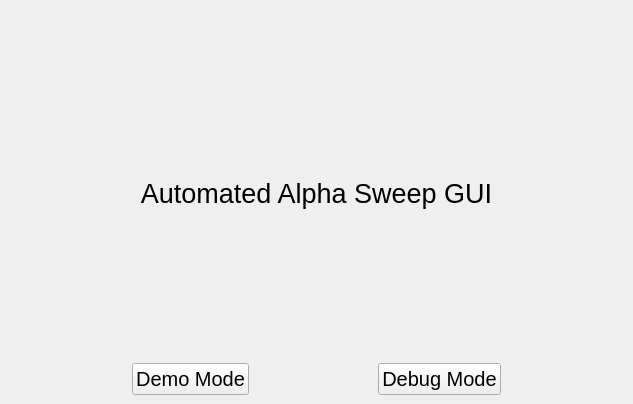
<?xml version="1.0" encoding="UTF-8"?>
<ui version="4.0">
 <class>ChooserWindowDesign</class>
 <widget class="QMainWindow" name="ChooserWindowDesign">
  <property name="geometry">
   <rect>
    <x>0</x>
    <y>0</y>
    <width>633</width>
    <height>404</height>
   </rect>
  </property>
  <property name="windowTitle">
   <string>Alpha Sweep</string>
  </property>
  <property name="windowIcon">
   <iconset resource="../resources/images.qrc">
    <normaloff>:/images/icon.png</normaloff>:/images/icon.png</iconset>
  </property>
  <property name="locale">
   <locale language="English" country="Australia"/>
  </property>
  <widget class="QWidget" name="centralwidget">
   <layout class="QHBoxLayout">
    <item>
     <layout class="QVBoxLayout" name="verticalLayout_2">
      <property name="leftMargin">
       <number>0</number>
      </property>
      <property name="topMargin">
       <number>20</number>
      </property>
      <item>
       <widget class="QLabel" name="label">
        <property name="font">
         <font>
          <pointsize>20</pointsize>
         </font>
        </property>
        <property name="text">
         <string>Automated Alpha Sweep GUI</string>
        </property>
        <property name="alignment">
         <set>Qt::AlignCenter</set>
        </property>
       </widget>
      </item>
      <item>
       <layout class="QHBoxLayout" name="horizontalLayout">
        <item>
         <spacer name="horizontalSpacer">
          <property name="orientation">
           <enum>Qt::Horizontal</enum>
          </property>
          <property name="sizeHint" stdset="0">
           <size>
            <width>40</width>
            <height>20</height>
           </size>
          </property>
         </spacer>
        </item>
        <item>
         <widget class="QPushButton" name="demoButton">
          <property name="font">
           <font>
            <pointsize>15</pointsize>
           </font>
          </property>
          <property name="text">
           <string>Demo Mode</string>
          </property>
         </widget>
        </item>
        <item>
         <spacer name="horizontalSpacer_2">
          <property name="orientation">
           <enum>Qt::Horizontal</enum>
          </property>
          <property name="sizeHint" stdset="0">
           <size>
            <width>40</width>
            <height>20</height>
           </size>
          </property>
         </spacer>
        </item>
        <item>
         <widget class="QPushButton" name="debugButton">
          <property name="font">
           <font>
            <pointsize>15</pointsize>
           </font>
          </property>
          <property name="text">
           <string>Debug Mode</string>
          </property>
         </widget>
        </item>
        <item>
         <spacer name="horizontalSpacer_3">
          <property name="orientation">
           <enum>Qt::Horizontal</enum>
          </property>
          <property name="sizeHint" stdset="0">
           <size>
            <width>40</width>
            <height>20</height>
           </size>
          </property>
         </spacer>
        </item>
       </layout>
      </item>
     </layout>
    </item>
   </layout>
  </widget>
  <action name="action_Quit">
   <property name="text">
    <string>&amp;Quit</string>
   </property>
   <property name="shortcut">
    <string>Ctrl+Q</string>
   </property>
   <property name="shortcutContext">
    <enum>Qt::ApplicationShortcut</enum>
   </property>
  </action>
  <action name="action_Preferences">
   <property name="text">
    <string>&amp;Preferences</string>
   </property>
  </action>
  <action name="actionAbout">
   <property name="text">
    <string>&amp;About</string>
   </property>
  </action>
  <action name="action_Save">
   <property name="text">
    <string>Save Plan</string>
   </property>
  </action>
  <action name="action_Load">
   <property name="text">
    <string>Load Plan</string>
   </property>
  </action>
  <action name="action_Editor">
   <property name="text">
    <string>Map Editor</string>
   </property>
  </action>
 </widget>
 <resources>
  <include location="../resources/images.qrc"/>
 </resources>
 <connections>
  <connection>
   <sender>action_Quit</sender>
   <signal>triggered()</signal>
   <receiver>ChooserWindowDesign</receiver>
   <slot>close()</slot>
   <hints>
    <hint type="sourcelabel">
     <x>-1</x>
     <y>-1</y>
    </hint>
    <hint type="destinationlabel">
     <x>399</x>
     <y>299</y>
    </hint>
   </hints>
  </connection>
 </connections>
</ui>
